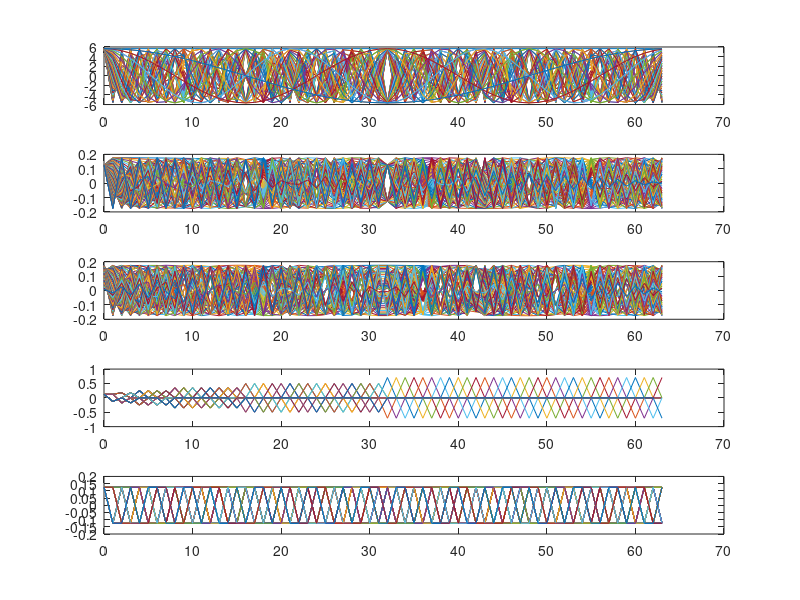

Recreate this plot in MATLAB.
N=64;
n=0:1:N-1;
NN=2*N;

f=1/sqrt(2/N);
c=[sqrt(1/N) sqrt(2/N)*ones(1,N-1)];
s=sqrt(2/(N+1));
for (k=0:N-1)
   bf(k+1, n+1) = f * cos(2*pi/N*k*n);
   bc(k+1, n+1) = c(k+1) * cos(pi*k*(2*n+1)/NN);
   bs(k+1, n+1) = s * sin(pi*(k+1)*(n+1)/(N+1));
endfor;

subplot(5, 1, 1);
plot(n,bf);
subplot(5, 1, 2)
plot(n,bc);
subplot(5, 1, 3);
plot(n,bs);

m=log2(N);
c=sqrt(1/N);
for (k=0:N-1)
   kk=k;
   for (i=0:m-1)
      ki(i+1)=rem(kk,2);
      kk=floor(kk/2);
   endfor;
   for (l=0:N-1)
      nn=l;
      for (i=0:m-1)
         ni(i+1)=rem(nn,2);
         nn=floor(nn/2);
      endfor;
      bHD(k+1,l+1) = c * (-1)^sum(ki .* ni);
   endfor;
endfor;

subplot(5, 1, 5);
plot(n,bHD);

c=sqrt(1/N);
#bHR=[c, c*ones(1,N-1)];
#printf("sqrt N:%d %f", N, sqrt(1/N));
bHR(1,1:N)=c*ones(1,N);
for (k=1:N-1)
   p=0;
   while (k+1 > 2^p)
      p=p+1;
   endwhile;
   p=p-1;
   q=k-2^p+1;
   for (l=0:N-1)
      x=l/N;
      if (((q-1)/2^p <= x) && (x < (q-1/2)/2^p))
         bHR(k+1, l+1) = c*2^(p/2);
      elseif (((q-1/2)/2^p <= x) && (x < q/2^p))
         bHR(k+1, l+1) = -c*2^(p/2);
      else
         bHR(k+1, l+1) = 0;
      endif;
   endfor;
endfor;

subplot(5, 1, 4);
plot(n,bHR);


#x=(-2:0.01:2);
#N=length(x);
#
#base=zeros(1,N);
#for (k=201:N)
#   base(k) = sig1(x(k));
#   printf("base(%d): %.2f\n", k, base(k));
#endfor;
#
#filt=zeros(1,N);
#for (k=201:N)
#   rev_id = 201-(k-201);
#   filt(rev_id) = sig2(x(k));
##   filt(201-(k-201)) = sig3(x(k));
#   printf("filt(%d): %.2f\n", rev_id, filt(rev_id));
#endfor;
#
#y=zeros(1,N);
#for (n=201:N)
##   printf("----n=%d-----\n", n);
#   for (k=n:N)
#      y(n) = y(n) + (base(k) * filt(201+n-k));
##      printf("base(%d): %.2f, filt(%d): %.2f, y(%d): %.2f\n", k, base(k), 201+n-k, filt(201+n-k), n, y(n));
#   endfor;
##   y(n) = y(n) / (N - 201);
#endfor;
#
#z = conv(base, filt, "same");
#
#subplot(4, 1, 1);
#plot(x,base);
#subplot(4, 1, 2)
#plot(x,filt);
#subplot(4, 1, 3);
#plot(x,y);
#subplot(4, 1, 4);
#plot(x,z);
